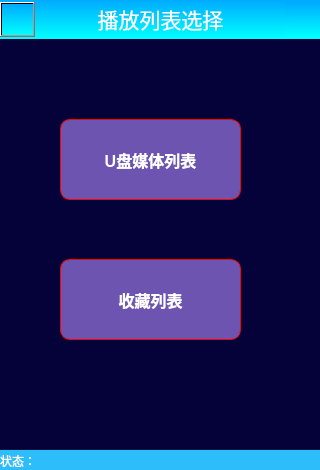
<?xml version="1.0" encoding="UTF-8"?>
<ui version="4.0">
 <class>VideoPlayList</class>
 <widget class="QWidget" name="VideoPlayList">
  <property name="geometry">
   <rect>
    <x>0</x>
    <y>0</y>
    <width>320</width>
    <height>470</height>
   </rect>
  </property>
  <property name="minimumSize">
   <size>
    <width>320</width>
    <height>470</height>
   </size>
  </property>
  <property name="maximumSize">
   <size>
    <width>320</width>
    <height>470</height>
   </size>
  </property>
  <property name="windowTitle">
   <string>Form</string>
  </property>
  <property name="styleSheet">
   <string notr="true">background-color: rgb(4, 2, 57,190);</string>
  </property>
  <widget class="QStackedWidget" name="stackedWidget">
   <property name="geometry">
    <rect>
     <x>0</x>
     <y>39</y>
     <width>320</width>
     <height>410</height>
    </rect>
   </property>
   <property name="minimumSize">
    <size>
     <width>320</width>
     <height>410</height>
    </size>
   </property>
   <property name="maximumSize">
    <size>
     <width>320</width>
     <height>410</height>
    </size>
   </property>
   <widget class="QWidget" name="mediaFilePositionSelect">
    <widget class="QToolButton" name="UsbListButton">
     <property name="geometry">
      <rect>
       <x>60</x>
       <y>80</y>
       <width>181</width>
       <height>81</height>
      </rect>
     </property>
     <property name="minimumSize">
      <size>
       <width>181</width>
       <height>81</height>
      </size>
     </property>
     <property name="maximumSize">
      <size>
       <width>181</width>
       <height>81</height>
      </size>
     </property>
     <property name="font">
      <font>
       <pointsize>12</pointsize>
       <weight>75</weight>
       <bold>true</bold>
      </font>
     </property>
     <property name="focusPolicy">
      <enum>Qt::NoFocus</enum>
     </property>
     <property name="styleSheet">
      <string notr="true">QToolButton{
color:rgba(255,255,255,255);
background-color:rgb(110, 84, 177);
border:none;
padding-top:5px;
padding-bottom:5px;
border:1px solid red;
border-radius:10px;
}
QToolButton:pressed{
	background-color: rgb(7, 255, 139);
}
QToolButton:hover{
	background-color: rgb(7, 255, 139);
}
QToolButton:released{
	background-color:rgb(110, 84, 177);
}</string>
     </property>
     <property name="text">
      <string>U盘媒体列表</string>
     </property>
     <property name="icon">
      <iconset>
       <normalon>:/images/playerIcons/usb.png</normalon>
      </iconset>
     </property>
     <property name="iconSize">
      <size>
       <width>50</width>
       <height>50</height>
      </size>
     </property>
     <property name="toolButtonStyle">
      <enum>Qt::ToolButtonTextUnderIcon</enum>
     </property>
    </widget>
    <widget class="QToolButton" name="favoriteListButton">
     <property name="geometry">
      <rect>
       <x>60</x>
       <y>220</y>
       <width>181</width>
       <height>81</height>
      </rect>
     </property>
     <property name="minimumSize">
      <size>
       <width>181</width>
       <height>81</height>
      </size>
     </property>
     <property name="maximumSize">
      <size>
       <width>181</width>
       <height>81</height>
      </size>
     </property>
     <property name="font">
      <font>
       <pointsize>12</pointsize>
       <weight>75</weight>
       <bold>true</bold>
      </font>
     </property>
     <property name="focusPolicy">
      <enum>Qt::NoFocus</enum>
     </property>
     <property name="styleSheet">
      <string notr="true">QToolButton{
color:rgba(255,255,255,255);
background-color:rgb(110, 84, 177);
border:none;
padding-top:5px;
padding-bottom:5px;
border:1px solid red;
border-radius:10px;
}
QToolButton:pressed{
	background-color: rgb(7, 255, 139);
}
QToolButton:hover{
	background-color: rgb(7, 255, 139);
}
QToolButton:released{
	background-color:rgb(110, 84, 177);
}</string>
     </property>
     <property name="text">
      <string>收藏列表</string>
     </property>
     <property name="icon">
      <iconset>
       <normalon>:/images/playerIcons/favorite.png</normalon>
      </iconset>
     </property>
     <property name="iconSize">
      <size>
       <width>50</width>
       <height>50</height>
      </size>
     </property>
     <property name="toolButtonStyle">
      <enum>Qt::ToolButtonTextUnderIcon</enum>
     </property>
    </widget>
   </widget>
   <widget class="QWidget" name="udiskVideoList">
    <widget class="QTableWidget" name="tableWidget">
     <property name="geometry">
      <rect>
       <x>0</x>
       <y>0</y>
       <width>320</width>
       <height>411</height>
      </rect>
     </property>
     <property name="minimumSize">
      <size>
       <width>320</width>
       <height>411</height>
      </size>
     </property>
     <property name="maximumSize">
      <size>
       <width>320</width>
       <height>411</height>
      </size>
     </property>
     <property name="focusPolicy">
      <enum>Qt::NoFocus</enum>
     </property>
     <property name="styleSheet">
      <string notr="true">QTableWidget{
	background-color: rgb(170, 255, 255);
	alternate-background-color: rgb(118, 177, 177);
	border:none;
	border-top: 4px solid  qlineargradient(spread:pad, x1:0.5, y1:0, x2:0.5, y2:1, stop:0 rgba(191, 191, 191, 255), stop:1 		rgba(255, 255, 255, 255));
}
QTableWidget:pressed{
	background-color: skyblue;
}
QScrollBar:vertical {
      border: none;
 	  background-color: rgba(255, 255, 255);
      width: 4px;
      margin: 0px 0 0px 0;
  }
  QScrollBar::handle:vertical {
	 border: none;
     border-radius:2px;
      background: rgba(154, 154, 154, 150);
      min-height: 15px;
  }
QScrollBar::sub-line:vertical {
      border: none;
      height: 0px;
      subcontrol-position: top;
      subcontrol-origin: margin;
  }
QScrollBar::add-line:vertical {
      border: none;
      height: 0px;
      subcontrol-position: bottom;
      subcontrol-origin: margin;
  }
  QScrollBar::up-arrow:vertical, QScrollBar::down-arrow:vertical {
	border:none;
      width: 0px;
      height: 0px;
  }
  QScrollBar::add-page:vertical, QScrollBar::sub-page:vertical {
      background: none;
  }</string>
     </property>
     <property name="frameShape">
      <enum>QFrame::NoFrame</enum>
     </property>
     <property name="frameShadow">
      <enum>QFrame::Raised</enum>
     </property>
     <property name="lineWidth">
      <number>0</number>
     </property>
     <property name="verticalScrollBarPolicy">
      <enum>Qt::ScrollBarAsNeeded</enum>
     </property>
     <property name="horizontalScrollBarPolicy">
      <enum>Qt::ScrollBarAlwaysOff</enum>
     </property>
     <property name="autoScrollMargin">
      <number>20</number>
     </property>
     <property name="editTriggers">
      <set>QAbstractItemView::NoEditTriggers</set>
     </property>
     <property name="dragEnabled">
      <bool>false</bool>
     </property>
     <property name="selectionMode">
      <enum>QAbstractItemView::NoSelection</enum>
     </property>
     <property name="showGrid">
      <bool>false</bool>
     </property>
     <property name="gridStyle">
      <enum>Qt::NoPen</enum>
     </property>
     <property name="rowCount">
      <number>159</number>
     </property>
     <property name="columnCount">
      <number>3</number>
     </property>
     <attribute name="horizontalHeaderVisible">
      <bool>false</bool>
     </attribute>
     <attribute name="horizontalHeaderDefaultSectionSize">
      <number>160</number>
     </attribute>
     <attribute name="verticalHeaderVisible">
      <bool>false</bool>
     </attribute>
     <row>
      <property name="text">
       <string>新建行</string>
      </property>
     </row>
     <row>
      <property name="text">
       <string>新建行</string>
      </property>
     </row>
     <row>
      <property name="text">
       <string>新建行</string>
      </property>
     </row>
     <row>
      <property name="text">
       <string>新建行</string>
      </property>
     </row>
     <row>
      <property name="text">
       <string>新建行</string>
      </property>
     </row>
     <row>
      <property name="text">
       <string>新建行</string>
      </property>
     </row>
     <row>
      <property name="text">
       <string>1</string>
      </property>
     </row>
     <row>
      <property name="text">
       <string>新建行</string>
      </property>
     </row>
     <row>
      <property name="text">
       <string>新建行</string>
      </property>
     </row>
     <row>
      <property name="text">
       <string>新建行</string>
      </property>
     </row>
     <row>
      <property name="text">
       <string>1</string>
      </property>
     </row>
     <row>
      <property name="text">
       <string>新建行</string>
      </property>
     </row>
     <row>
      <property name="text">
       <string>新建行</string>
      </property>
     </row>
     <row>
      <property name="text">
       <string>新建行</string>
      </property>
     </row>
     <row>
      <property name="text">
       <string>新建行</string>
      </property>
     </row>
     <row>
      <property name="text">
       <string>1</string>
      </property>
     </row>
     <row>
      <property name="text">
       <string>新建行</string>
      </property>
     </row>
     <row>
      <property name="text">
       <string>新建行</string>
      </property>
     </row>
     <row>
      <property name="text">
       <string>新建行</string>
      </property>
     </row>
     <row>
      <property name="text">
       <string>新建行</string>
      </property>
     </row>
     <row>
      <property name="text">
       <string>新建行</string>
      </property>
     </row>
     <row>
      <property name="text">
       <string>1</string>
      </property>
     </row>
     <row>
      <property name="text">
       <string>新建行</string>
      </property>
     </row>
     <row>
      <property name="text">
       <string>新建行</string>
      </property>
     </row>
     <row>
      <property name="text">
       <string>新建行</string>
      </property>
     </row>
     <row>
      <property name="text">
       <string>新建行</string>
      </property>
     </row>
     <row>
      <property name="text">
       <string>新建行</string>
      </property>
     </row>
     <row>
      <property name="text">
       <string>新建行</string>
      </property>
     </row>
     <row>
      <property name="text">
       <string>1</string>
      </property>
     </row>
     <row>
      <property name="text">
       <string>新建行</string>
      </property>
     </row>
     <row>
      <property name="text">
       <string>新建行</string>
      </property>
     </row>
     <row>
      <property name="text">
       <string>新建行</string>
      </property>
     </row>
     <row>
      <property name="text">
       <string>新建行</string>
      </property>
     </row>
     <row>
      <property name="text">
       <string>新建行</string>
      </property>
     </row>
     <row>
      <property name="text">
       <string>1</string>
      </property>
     </row>
     <row>
      <property name="text">
       <string>新建行</string>
      </property>
     </row>
     <row>
      <property name="text">
       <string>新建行</string>
      </property>
     </row>
     <row>
      <property name="text">
       <string>新建行</string>
      </property>
     </row>
     <row>
      <property name="text">
       <string>新建行</string>
      </property>
     </row>
     <row>
      <property name="text">
       <string>新建行</string>
      </property>
     </row>
     <row>
      <property name="text">
       <string>1</string>
      </property>
     </row>
     <row>
      <property name="text">
       <string>新建行</string>
      </property>
     </row>
     <row>
      <property name="text">
       <string>新建行</string>
      </property>
     </row>
     <row>
      <property name="text">
       <string>新建行</string>
      </property>
     </row>
     <row>
      <property name="text">
       <string>新建行</string>
      </property>
     </row>
     <row>
      <property name="text">
       <string>新建行</string>
      </property>
     </row>
     <row>
      <property name="text">
       <string>1</string>
      </property>
     </row>
     <row>
      <property name="text">
       <string>新建行</string>
      </property>
     </row>
     <row>
      <property name="text">
       <string>新建行</string>
      </property>
     </row>
     <row>
      <property name="text">
       <string>新建行</string>
      </property>
     </row>
     <row>
      <property name="text">
       <string>新建行</string>
      </property>
     </row>
     <row>
      <property name="text">
       <string>新建行</string>
      </property>
     </row>
     <row>
      <property name="text">
       <string>新建行</string>
      </property>
     </row>
     <row>
      <property name="text">
       <string>1</string>
      </property>
     </row>
     <row>
      <property name="text">
       <string>新建行</string>
      </property>
     </row>
     <row>
      <property name="text">
       <string>新建行</string>
      </property>
     </row>
     <row>
      <property name="text">
       <string>新建行</string>
      </property>
     </row>
     <row>
      <property name="text">
       <string>新建行</string>
      </property>
     </row>
     <row>
      <property name="text">
       <string>1</string>
      </property>
     </row>
     <row/>
     <row/>
     <row/>
     <row/>
     <row/>
     <row/>
     <row/>
     <row/>
     <row/>
     <row/>
     <row/>
     <row/>
     <row/>
     <row/>
     <row/>
     <row/>
     <row/>
     <row/>
     <row/>
     <row/>
     <row/>
     <row/>
     <row/>
     <row/>
     <row/>
     <row/>
     <row/>
     <row/>
     <row/>
     <row/>
     <row/>
     <row/>
     <row/>
     <row/>
     <row/>
     <row/>
     <row/>
     <row/>
     <row/>
     <row/>
     <row/>
     <row/>
     <row/>
     <row/>
     <row/>
     <row/>
     <row/>
     <row/>
     <row/>
     <row/>
     <row/>
     <row/>
     <row/>
     <row/>
     <row/>
     <row/>
     <row/>
     <row/>
     <row/>
     <row/>
     <row/>
     <row/>
     <row/>
     <row/>
     <row/>
     <row/>
     <row/>
     <row/>
     <row/>
     <row/>
     <row/>
     <row/>
     <row/>
     <row/>
     <row/>
     <row/>
     <row/>
     <row/>
     <row/>
     <row/>
     <row/>
     <row/>
     <row/>
     <row/>
     <row/>
     <row/>
     <row/>
     <row/>
     <row/>
     <row/>
     <row/>
     <row/>
     <row/>
     <row/>
     <row/>
     <row/>
     <row/>
     <row/>
     <row/>
     <row/>
     <column/>
     <column/>
     <column/>
    </widget>
   </widget>
   <widget class="QWidget" name="favoriteMusicList">
    <widget class="QLabel" name="label">
     <property name="geometry">
      <rect>
       <x>79</x>
       <y>150</y>
       <width>171</width>
       <height>61</height>
      </rect>
     </property>
     <property name="font">
      <font>
       <pointsize>16</pointsize>
      </font>
     </property>
     <property name="styleSheet">
      <string notr="true">color:white;</string>
     </property>
     <property name="text">
      <string>敬请期待...</string>
     </property>
     <property name="alignment">
      <set>Qt::AlignCenter</set>
     </property>
    </widget>
   </widget>
  </widget>
  <widget class="QWidget" name="widget" native="true">
   <property name="geometry">
    <rect>
     <x>0</x>
     <y>0</y>
     <width>320</width>
     <height>39</height>
    </rect>
   </property>
   <property name="minimumSize">
    <size>
     <width>320</width>
     <height>39</height>
    </size>
   </property>
   <property name="maximumSize">
    <size>
     <width>320</width>
     <height>39</height>
    </size>
   </property>
   <property name="styleSheet">
    <string notr="true">background-color: qlineargradient(spread:pad, x1:0, y1:0, x2:0, y2:1, stop:0 rgb(0, 170, 255),stop:1  rgb(0, 255, 255));</string>
   </property>
   <layout class="QHBoxLayout" name="horizontalLayout">
    <property name="spacing">
     <number>0</number>
    </property>
    <property name="leftMargin">
     <number>0</number>
    </property>
    <property name="topMargin">
     <number>0</number>
    </property>
    <property name="rightMargin">
     <number>0</number>
    </property>
    <property name="bottomMargin">
     <number>0</number>
    </property>
    <item>
     <widget class="QPushButton" name="clearButton">
      <property name="minimumSize">
       <size>
        <width>35</width>
        <height>35</height>
       </size>
      </property>
      <property name="maximumSize">
       <size>
        <width>35</width>
        <height>35</height>
       </size>
      </property>
      <property name="focusPolicy">
       <enum>Qt::NoFocus</enum>
      </property>
      <property name="text">
       <string/>
      </property>
     </widget>
    </item>
    <item>
     <widget class="QLabel" name="titleLabel">
      <property name="minimumSize">
       <size>
        <width>251</width>
        <height>35</height>
       </size>
      </property>
      <property name="maximumSize">
       <size>
        <width>251</width>
        <height>35</height>
       </size>
      </property>
      <property name="styleSheet">
       <string notr="true">background-color: rgba(255, 255, 255, 0);
color:white;</string>
      </property>
      <property name="text">
       <string>&lt;html&gt;&lt;head/&gt;&lt;body&gt;&lt;p&gt;&lt;span style=&quot; font-size:16pt; color:#ffffff;&quot;&gt;播放列表选择&lt;/span&gt;&lt;/p&gt;&lt;/body&gt;&lt;/html&gt;</string>
      </property>
      <property name="alignment">
       <set>Qt::AlignCenter</set>
      </property>
     </widget>
    </item>
    <item>
     <widget class="QPushButton" name="refreshButton">
      <property name="minimumSize">
       <size>
        <width>35</width>
        <height>35</height>
       </size>
      </property>
      <property name="maximumSize">
       <size>
        <width>35</width>
        <height>35</height>
       </size>
      </property>
      <property name="focusPolicy">
       <enum>Qt::NoFocus</enum>
      </property>
      <property name="styleSheet">
       <string notr="true">QPushButton{
background-color: qlineargradient(spread:pad, x1:0, y1:0, x2:0, y2:1, stop:0 rgb(0, 170, 255),stop:1  rgb(0, 255, 255));
border-radius:0px;
border:0px soild red;
}
QPushButton:pressed{
border-radius:5px;
	border:0px solid red;
	background-color: qlineargradient(spread:pad, x1:0, y1:0, x2:0, y2:1, stop:0 rgb(0, 170, 255),stop:1  rgb(0, 255, 255));
}
QPushButton:hover{
	background-color: qlineargradient(spread:pad, x1:0, y1:0, x2:0, y2:1, stop:0 rgb(0, 170, 255),stop:1  rgb(0, 255, 255));

border-radius:5px;
	border:0px solid red;
}
</string>
      </property>
      <property name="text">
       <string/>
      </property>
      <property name="icon">
       <iconset>
        <normalon>:/images/playerIcons/reloadPlay.png</normalon>
       </iconset>
      </property>
      <property name="iconSize">
       <size>
        <width>26</width>
        <height>26</height>
       </size>
      </property>
     </widget>
    </item>
   </layout>
  </widget>
  <widget class="QLabel" name="statusLabel">
   <property name="geometry">
    <rect>
     <x>0</x>
     <y>450</y>
     <width>320</width>
     <height>21</height>
    </rect>
   </property>
   <property name="minimumSize">
    <size>
     <width>320</width>
     <height>21</height>
    </size>
   </property>
   <property name="maximumSize">
    <size>
     <width>320</width>
     <height>21</height>
    </size>
   </property>
   <property name="styleSheet">
    <string notr="true">background-color: rgb(45, 189, 250);
color:white;</string>
   </property>
   <property name="text">
    <string>状态：</string>
   </property>
  </widget>
 </widget>
 <resources/>
 <connections/>
</ui>
